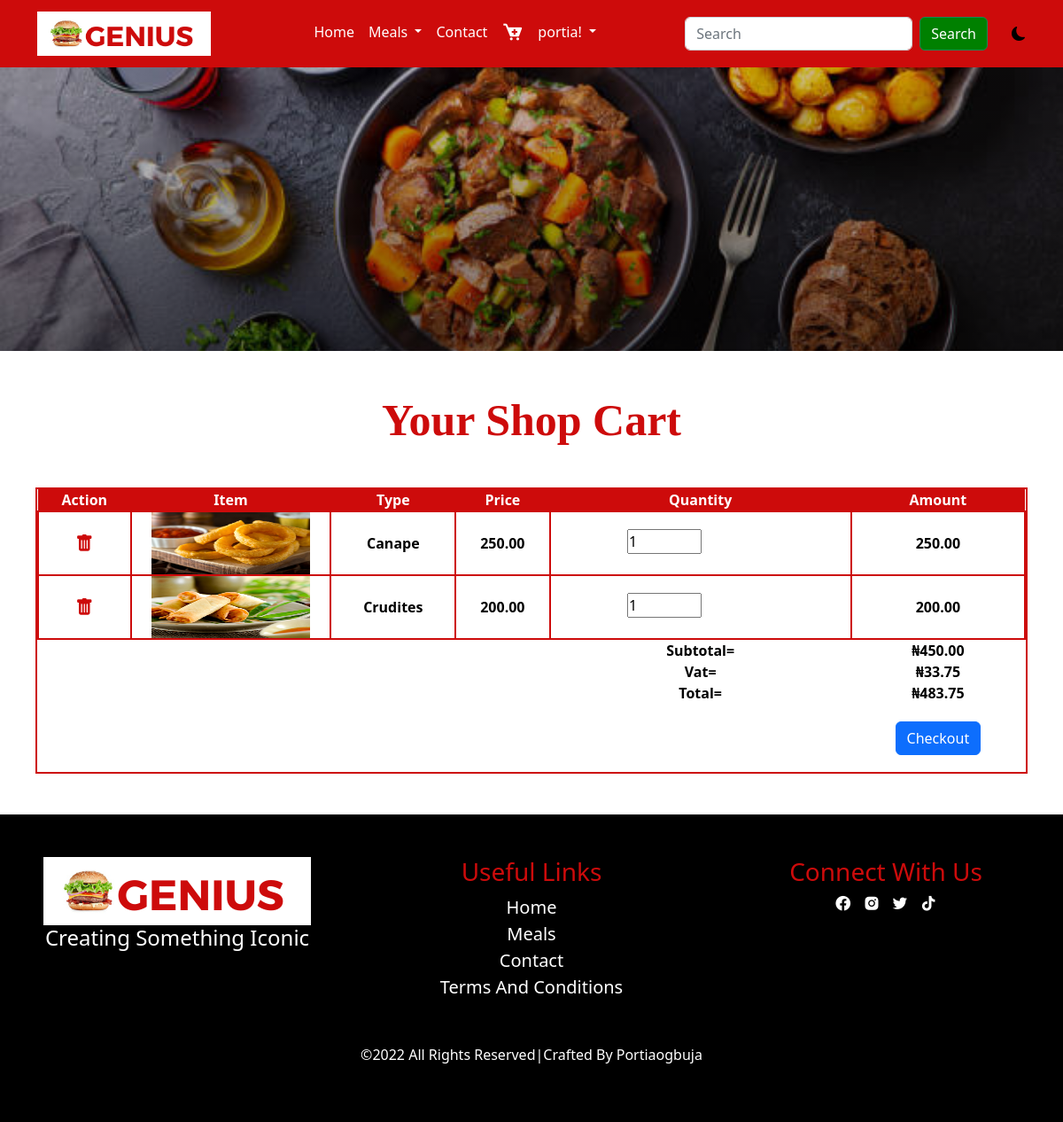
The app's page /cart (signed in) with its own data.
### main/models.py (models this page shows, shortened)
class AppInfo(models.Model):
   title = models.CharField(max_length=50)
   logo = models.ImageField(upload_to='logo')
   carousel1 = models.ImageField(upload_to='carousel')
   carousel2 = models.ImageField(upload_to='carousel')
   carousel3 = models.ImageField(upload_to='carousel')
   banner = models.ImageField(upload_to='banner')
   copyright = models.IntegerField()

class Cart(models.Model):
    user = models.ForeignKey(User, on_delete=models.CASCADE)
    food = models.ForeignKey(Food, on_delete=models.CASCADE)
    price = models.IntegerField()
    qty = models.IntegerField()
    paid = models.BooleanField()
    amount = models.CharField(max_length=50)

class Food(models.Model):
    type = models.ForeignKey(Category, on_delete=models.CASCADE)
    foodname = models.CharField(max_length=50)
    slug = models.SlugField(unique=True)
    pix = models.ImageField(upload_to='pix')
    price = models.IntegerField()
    promo_price = models.IntegerField(blank=True, null=True)
    special_gifts = models.BooleanField()
    uploaded_at = models.DateTimeField(auto_now_add=True)
    updated_at = models.DateTimeField(auto_now=True)

### main/views.py (the view)
# urls.py: path('cart', views.cart, name='cart'),
@login_required(login_url='signin')
def cart(request):
    cart = Cart.objects.filter(user__username = request.user.username, paid=False)
    for item in cart:
        item.amount = item.price * item.qty
        item.save()
    subtotal = 0
    vat = 0
    total = 0
    for item in cart:
        subtotal += item.price * item.qty
        vat = 0.075 * subtotal
        total = subtotal + vat
    context = {
        'cart':cart,
        'subtotal':subtotal,
        'vat':vat,
        'total':total
    }
    return render(request, 'cart.html', context)

### main/context_processor.py (called while the page is built)
def appdetail(request):
    info = AppInfo.objects.get(pk=1)
    meal = Category.objects.all()
    context = {
        'info':info,
        'meal':meal
    }
    return context

### main/templates/cart.html (shortened to what this page needs)
{% extends 'base.html' %}
{% load humanize %}
{% block header %} {% include 'header.html' %} {% endblock header %}
{% block banner %} {% include 'banner.html' %} {% endblock banner %}
{% block content %}
<div class="container mt-5 mb-5">
  <h1 class="title text-center mb-5">your shop cart</h1>
  <div class="row">
    <div class="col-12 cart">
      <table>
        <thead>
          <th>action</th>
          <th>item</th>
          <th>type</th>
          <th>price</th>
          <th>quantity</th>
          <th>amount</th>
        </thead>
        <tbody>
          {% if cart %}
          {% for item in cart %}
          <tr class="item">
            <form action="{% url 'delete' %}" method="POST">
              <td>
                <button type="submit"><i class="bi bi-trash-fill"></i></button>
             </td>
            </form>
            <td><img src="{{item.food.pix.url}}" alt=""></td>
            <td>{{item.food.foodname}}</td>
            <td>{{item.price|floatformat:2|intcomma}}</td>
            <form action="{% url 'increase' %}" method="POST">
              <td>
                <input type="number" name="quant" value="{{item.qty}}" min="1" max="50">
                <button class="btn btn-success" type="submit">update</button>
              </td>
            </form>
            <td>{{item.amount|floatformat:2|intcomma}}</td>
          </tr>
          {% endfor %}
          {% endif %}
          <tr class="subtot">
            <td></td>
            <td></td>
            <td></td>
            <td></td>
            <td>subtotal=</td>
            <td>₦{{subtotal|floatformat:2|intcomma}}</td>
          </tr>
          <tr class="subtot">
            <td></td>
            <td></td>
            <td></td>
            <td></td>
            <td>vat=</td>
            <td>₦{{vat|floatformat:2|intcomma}}</td>
          </tr>
          <tr class="subtot">
            <td></td>
            <td></td>
            <td></td>
            <td></td>
            <td>total=</td>
            <td>₦{{total|floatformat:2|intcomma}}</td>
          </tr>
          <tr class="cartbut">
            <td></td>
            <td></td>
            <td></td>
            <td></td>
            <td></td>
            <td><a href="{% url 'checkout' %}"><button class="btn btn-primary">checkout</button></a></td>
          </tr>
        </tbody>
      </table>
    </div>
  </div>
</div>
{% endblock content %}
{% block footer %} {% include 'footer.html' %} {% endblock footer %}

### main/templates/header.html (shortened to what this page needs)
{% load static %}
<nav class="navbar navbar-expand-lg sticky-top">
    <div class="container">
      <a class="navbar-brand" href="#"><img src="{{info.logo.url}}" alt="" style="height: 50px;"></a>
      <div class="collapse navbar-collapse" id="navbarSupportedContent">
        <ul class="navbar-nav mx-auto mb-2 mb-lg-0">
          {% if user.is_authenticated %}
          <li class="nav-item">
            <a class="nav-link" aria-current="page" href="{% url 'home' %}">Home</a>
          </li>
          <li class="nav-item dropdown">
            <a class="nav-link dropdown-toggle" href="#" role="button" data-bs-toggle="dropdown" aria-expanded="false">
              Meals
            </a>
          </li>
          <li class="nav-item">
            <a class="nav-link" href="#contact">Contact</a>
          </li>
          <li class="nav-item">
            <a class="nav-link" href="{% url 'cart' %}"><i class='bx bxs-cart-add'></i></a>
          </li>
          <li class="nav-item dropdown">
            <a class="nav-link dropdown-toggle" href="#" role="button" data-bs-toggle="dropdown" aria-expanded="false">
              {% if request.user %}
               <span>{{user.username}}!</span>
              {% endif %}
            </a>
          </li>
          {% endif %}
        </ul>
        <form action="{% url 'search' %}" method="POST" class="d-flex search" role="search">
          <input class="form-control me-2" name="search" type="search" placeholder="Search" aria-label="Search">
          <button class="btn btn-outline-success" type="submit">Search</button>
        </form>
        <div class="jonah">
          <i class="bi bi-moon-fill"></i>
        </div>
      </div>
    </div>
  </nav>

### main/templates/footer.html
<div class="container-fluid footer pt-5 pb-5">
    <div class="row footer1">
      <div class="col-12 col-md-4">
        <img src="{{info.logo.url}}" alt="">
        <h4>creating something iconic</h4>
      </div>
      <div class="col-12 col-md-4">
        <h3>useful links</h3>
        <ul class="list-unstyled">
          <li><a href="">home</a></li>
          <li><a href="">meals</a></li>
          <li><a href="">contact</a></li>
          <li><a href="">terms and conditions</a></li>
        </ul>
      </div>
      <div class="col-12 col-md-4">
        <h3>connect with us</h3>
        <ul class="list-unstyled">
          <li class="list-inline-item"><i class='bx bxl-facebook-circle'></i></li>
          <li class="list-inline-item"><i class='bx bxl-instagram-alt'></i></li>
          <li class="list-inline-item"><i class='bx bxl-twitter'></i></li>
          <li class="list-inline-item"><i class='bx bxl-tiktok'></i></li>
        </ul>
      </div>
    </div>
    <hr>
    <div class="row footer2">
      <p class="text-center">&copy;2022 all rights reserved|crafted by portiaogbuja</p>
    </div>
  </div>

### main/static/css/style.css (style rules this page uses)
* { padding: 0%; margin: 0%; box-sizing: border-box; }
:root { --bg: white; --icon: black; --text: black; --card: black; }
body { background: var(--bg) !important; color: var(--text) !important; }
.jonah { margin-left: 3%; cursor: pointer; }
.navbar { background-color: #cd0b0b; }
.navbar ul a { color: white; }
.search button { background-color: green; color: white; }
.nav-item i { font-size: 25px; }
.title { text-transform: capitalize; font-family: Cambria, Cochin, Georgia, Times, 'Times New Roman', serif; font-weight: 700; color: #cd0b0b; font-size: 50px; }
.footer { background: black; }
.footer1 { text-align: center; }
.footer1 h4 { color: white; text-transform: capitalize; }
.footer1 h3 { text-transform: capitalize; color: #cd0b0b; }
.footer1 ul a { text-decoration: none; text-transform: capitalize; color: white; font-size: 20px; }
.footer1 ul i { color: white; font-size: 20px; transition: 1s; cursor: pointer; }
.footer2 { color: white; text-transform: capitalize; }
.cart table { width: 100%; outline: 2px solid #cd0b0b; }
.cart thead { background-color: #cd0b0b; text-align: center; text-transform: capitalize; color: white; }
.cart tbody { text-align: center; text-transform: capitalize; font-weight: 600; }
.cart tbody img { height: 70px; width: 80%; }
.cart tbody i { color: #cd0b0b; cursor: pointer; font-size: 20px; }
.item td { border: 2px solid #cd0b0b; }
.subtot td { font-weight: 700; }
.cartbut button { text-transform: capitalize; margin-top: 10%; margin-bottom: 10%; }
.cart .item button { border: none; background-color: white; }

### records on screen
AppInfo: logo (picture)
Cart: food.pix (picture), food.foodname "Canape", price "250.00", quant "1", amount "250.00"
Cart: food.pix (picture), food.foodname "Crudites", price "200.00", quant "1", amount "200.00"

### other values on screen
{{ user.username }} "portia"
{{ subtotal|floatformat:2|intcomma }} "450.00"
{{ vat|floatformat:2|intcomma }} "33.75"
{{ total|floatformat:2|intcomma }} "483.75"
